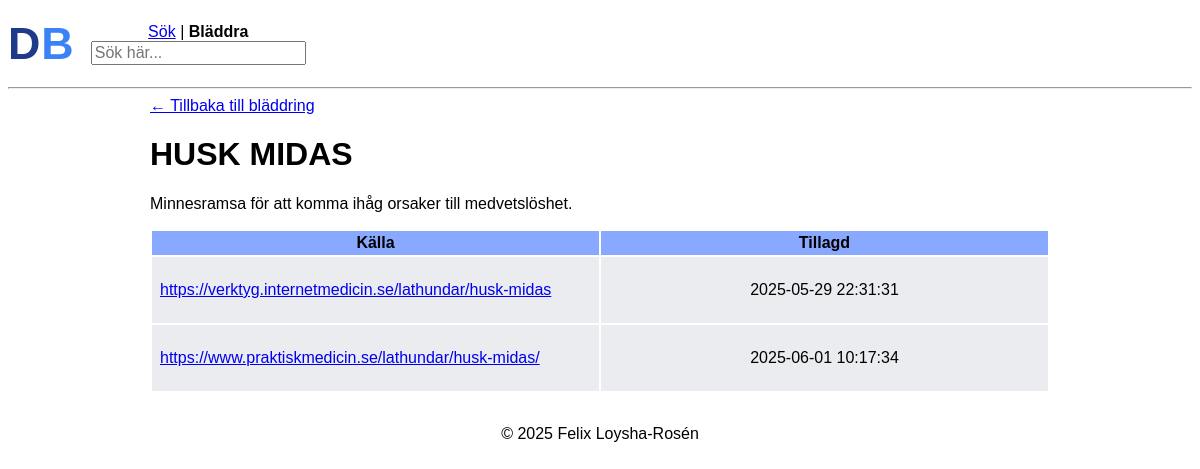
Before: /69?from= with the older database file.
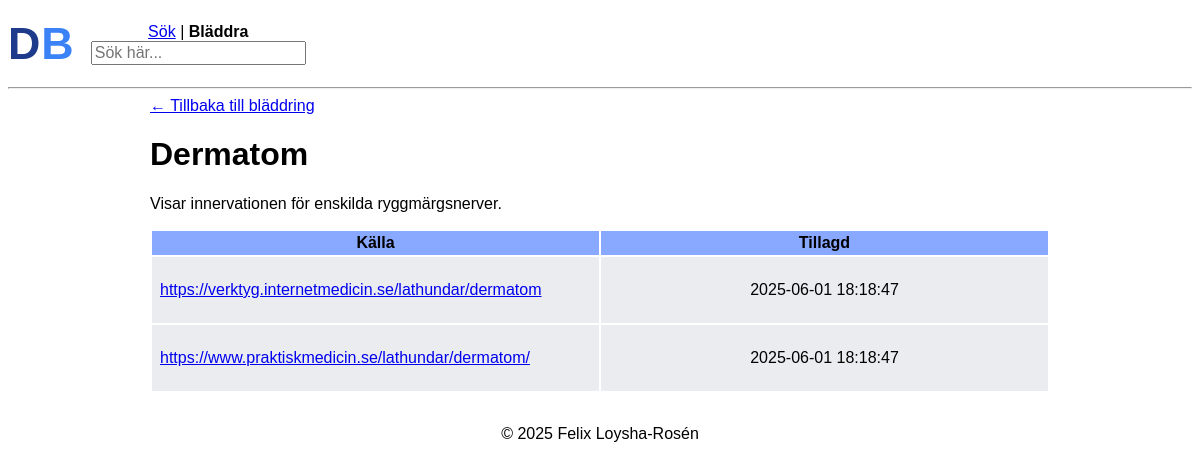
After: the same page with the newer database file.
### tables this page shows
CREATE TABLE docs (
    id INTEGER PRIMARY KEY AUTOINCREMENT,
    name TEXT NOT NULL UNIQUE,
    abbreviation TEXT,
    description TEXT NOT NULL,
    keywords TEXT,
    date_added TIMESTAMP DEFAULT CURRENT_TIMESTAMP
);

CREATE TABLE links (
    id INTEGER PRIMARY KEY AUTOINCREMENT,
    doc_id INTEGER NOT NULL,
    docbase_link TEXT,
    source_link TEXT,
    votes INTEGER DEFAULT 0,
    date_added TIMESTAMP DEFAULT CURRENT_TIMESTAMP,
    FOREIGN KEY (doc_id) REFERENCES docs(id) ON DELETE CASCADE
);

### app.py (the view)
@app.route("/<int:id>")
def show_detail(id):
    if id <= 0:
        return "Invalid ID", 400
    referrer = request.args.get("from", "")
    conn = get_db_connection()
    doc = conn.execute(
        "SELECT * FROM docs WHERE id = ?",
        (id,),
    ).fetchone()
    if doc is None:
        return "doc not found", 404
    links = conn.execute(
        "SELECT * FROM links WHERE doc_id = ?",
        (id,),
    ).fetchall()
    conn.close()
    return render_template("detail.html", doc=doc, links=links, referrer=referrer)

### app.py (called while the page is built)
def get_db_connection():
    conn = sqlite3.connect("docbase.db")
    conn.row_factory = sqlite3.Row
    return conn

### templates/detail.html (shortened to what this page needs)
{% extends "base.html" %}
{% block body %}
    <header class="search-header">
        <div class="text-logo">
            <a href="{{ url_for('index') }}" class="logo"><span class="doc">D</span><span class="base">B</span></a>
        </div>
        <div class="search-bar">
            {% if referrer %}
            <p><strong>Sök</strong> | <a href="{{ url_for('browse') }}">Bläddra</a></p>
            {% else %}
            <p><a href="{{ url_for('search') }}">Sök</a> | <strong>Bläddra</strong></p>
            {% endif %}
            <form action="/s" method="get">
                <input class="q" autocomplete="off" autofocus name="q" placeholder="Sök här..." type="search">
            </form>
        </div>
    </header>
    <main class="main-detail">
        <hr>
        <div class="detail-outer-container">
            <div class="detail-inner-container">
                <div class="back-button">
                    {% if referrer %}
                        <a href="{{ url_for('search', q=referrer) }}" class="back-link">← Tillbaka till sökresultaten</a>
                    {% else %}
                        <a href="{{ url_for('browse') }}" class="back-link">← Tillbaka till bläddring</a>
                    {% endif %}
                </div>
                <h1>
                    {{ doc.name }}
                </h1>
                {% if doc.description %}
                <p>{{ doc.description }}</p>
                {% endif %}
                {% if links %}
                <table class="links-table">
                    <tr>
                        {% if links|selectattr('source_link')|list %}
                            <th>Källa</th>
                        {% endif %}
                        <th>Tillagd</th>
                    </tr>
                    {% for link in links %}
                    <tr>
                        {% if link.source_link %}
                        <td>
                            <p class="links-table-link">
                                <a href="{{ link.source_link }}">
                                    {{ link.source_link }}
                                </a>
                            </p>
                        </td>
                        {% endif %}
                        <td class="date-added">
                            <p>{{ link.date_added }}</p>
                        </td>
                    </tr>
                    {% endfor %}
                </table>
                {% endif %}
            </div>
        </div>
    </main>
{% endblock %}

Changed rows visible on the page:
no longer on this page (row edited): links: source_link "https://verktyg.internetmedicin.se/lathundar/husk-midas", date_added "2025-05-29 22:31:31"
removed links: source_link "https://www.praktiskmedicin.se/lathundar/husk-midas/", date_added "2025-06-01 10:17:34"
changed docs: name "HUSK MIDAS" → "Dermatom"; description "Minnesramsa för att komma ihåg orsaker till medvetslöshet." → "Visar innervationen för enskilda ryggmärgsnerver."
now on this page (row edited): links: source_link "https://verktyg.internetmedicin.se/lathundar/dermatom", date_added "2025-06-01 18:18:47"
added links: source_link "https://www.praktiskmedicin.se/lathundar/dermatom/", date_added "2025-06-01 18:18:47"
